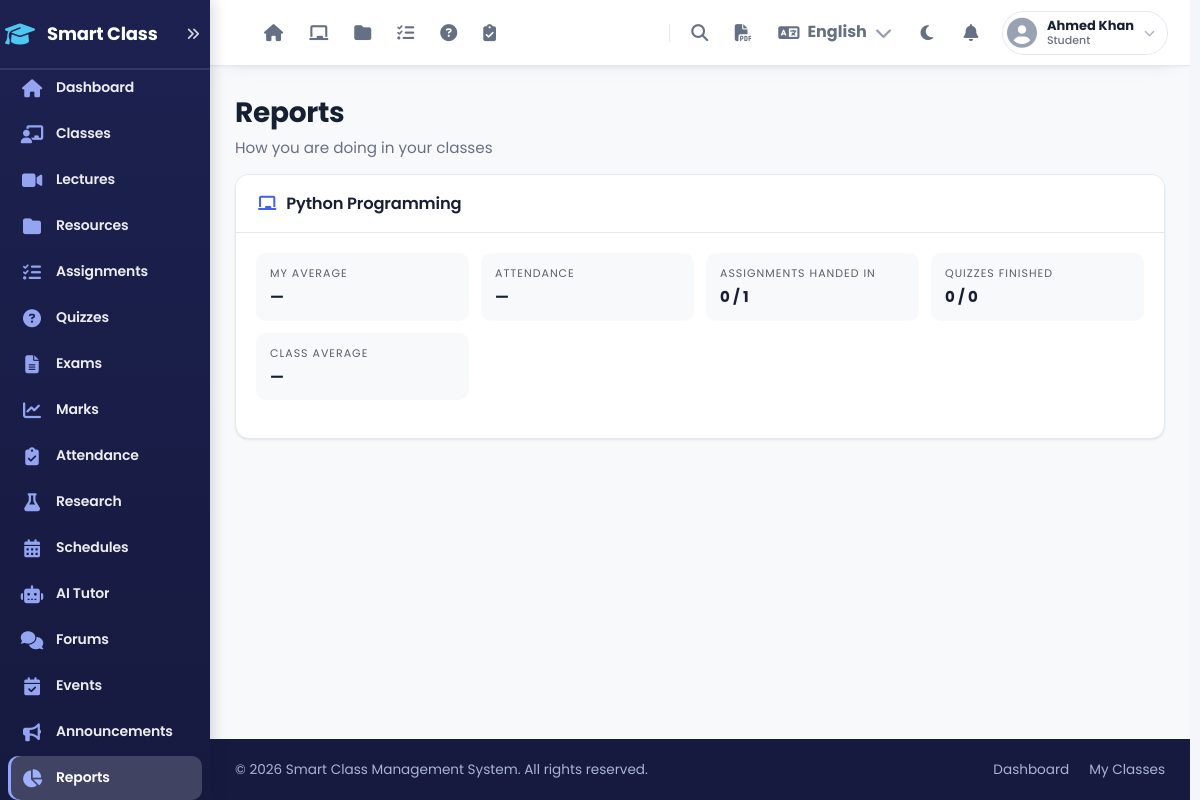
The page /pages/reports/index.php (signed in) on the database its author committed.
### tables this page shows
CREATE TABLE classes (
    id INT UNSIGNED AUTO_INCREMENT PRIMARY KEY,
    teacher_id INT UNSIGNED NOT NULL,
    class_name VARCHAR(100) NOT NULL,
    class_code VARCHAR(20) NOT NULL UNIQUE,
    description TEXT,
    tags VARCHAR(255) DEFAULT NULL,
    image VARCHAR(255) DEFAULT NULL,
    stream_permission ENUM('post', 'comment', 'teacher_only') NOT NULL DEFAULT 'comment' COMMENT 'post = students post + comment, comment = students comment only, teacher_only = read only',
    require_approval TINYINT(1) NOT NULL DEFAULT 1 COMMENT '1 = students who use the class code wait for teacher approval',
    theme VARCHAR(20) NOT NULL DEFAULT 'auto',
    is_active TINYINT(1) NOT NULL DEFAULT 1,
    year_id INT UNSIGNED DEFAULT NULL,
    ai_students TINYINT(1) NOT NULL DEFAULT 1 COMMENT 'students may use AI helpers in this class',
    created_at DATETIME NOT NULL DEFAULT CURRENT_TIMESTAMP,
    updated_at DATETIME NOT NULL DEFAULT CURRENT_TIMESTAMP ON UPDATE CURRENT_TIMESTAMP,
    FOREIGN KEY (teacher_id) REFERENCES users(id) ON DELETE CASCADE,
    INDEX idx_teacher (teacher_id),
    INDEX idx_code (class_code)
);

### pages/reports/index.php (the view, shortened to what the rows shown need)
<?php
require_once dirname(__DIR__, 2) . '/includes/auth.php';
$classes = getUserClasses($current_user_id, $current_user_role);
$sel = (int) ($_GET['class_id'] ?? 0);
$fmt = fn($v, $suffix = '%') => $v === null ? '—' : $v . $suffix;
$report = null;
$mine = [];
if (isTeacher() && $sel) {
    $report = classReport($sel);
    $fm_rows = [];
    foreach (classFinalMarks($sel)['rows'] as $fr) $fm_rows[$fr['id']] = $fr;
    $fm_total = array_sum(markingScheme($sel));
    $fm_css = gradingCss();
} elseif (isStudent()) {
    foreach ($classes as $c) {
        $r = classReport($c['id'], $current_user_id, true);
        if ($r['students']) {
            $fm = classFinalMarks((int) $c['id'], true, $current_user_id)['rows'][0] ?? null;
            $fmw = array_sum(markingScheme((int) $c['id']));
            $gb = $fm && $fm['percent'] !== null ? gradeBand($fm['percent']) : null;
            $mine[] = ['class' => $c['class_name'], 'id' => $c['id'], 'r' => $r['students'][0], 'assignments' => $r['assignments'], 'quizzes' => $r['quizzes'], 'summary' => $r['summary'],
                       'final' => $fm && $gb ? ['total' => $fm['total'], 'of' => $fmw, 'grade' => $gb['label'], 'cls' => $gb['cls'], 'gpa' => gradingShowGpa() ? gradeGpa($fm['percent']) : null, 'css' => gradingCss()] : null];
        }
    }
}
include dirname(__DIR__, 2) . '/includes/app_header.php';
?>
<?php if (isTeacher()): ?>
<div class="page-toolbar">
    <?php if (isAdmin()): ?><div class="tab-pills"><a href="index.php" class="active"><i class="fas fa-chalkboard"></i> My classes</a><a href="school.php"><i class="fas fa-school"></i> Whole school</a></div><?php endif; ?>
    <form method="GET" class="filter-form">
        <?php if ($classes): ?>
        <select id="classFilter" name="class_id" aria-label="Class">
            <?php foreach ($classes as $c): ?><option value="<?php echo (int) $c['id']; ?>" <?php echo $sel === (int) $c['id'] ? 'selected' : ''; ?>><?php echo htmlspecialchars($c['class_name']); ?></option><?php endforeach; ?>
        </select>
        <?php endif; ?>
        <noscript><button type="submit" class="btn-app btn-sm">Show</button></noscript>
    </form>
    <?php if ($report): ?><a class="btn-app btn-outline" href="export.php?class_id=<?php echo $sel; ?>" data-no-ajax><i class="fas fa-file-csv"></i> Export CSV</a><?php endif; ?>
</div>
<?php if (!$classes): ?>
<div class="empty-state"><i class="fas fa-chart-pie"></i><h3>You have no classes yet</h3></div>
<?php else: $s = $report['summary']; ?>
<div class="stats-grid five-tiles" style="margin-bottom:18px;">
    <div class="stat-card"><div class="stat-info"><h3>Students</h3><p class="stat-number"><?php echo (int) $s['students']; ?></p><span class="stat-change"><?php echo (int) $report['assignments']; ?> assignments · <?php echo (int) $report['quizzes']; ?> quizzes</span></div></div>
    <div class="stat-card"><div class="stat-info"><h3>Average grade</h3><p class="stat-number"><?php echo $fmt($s['average']); ?></p><span class="stat-change">of graded work</span></div></div>
    <div class="stat-card"><div class="stat-info"><h3>Attendance</h3><p class="stat-number"><?php echo $fmt($s['attendance']); ?></p><span class="stat-change">average per student</span></div></div>
    <div class="stat-card"><div class="stat-info"><h3>Work handed in</h3><p class="stat-number"><?php echo $fmt($s['submission_rate']); ?></p><span class="stat-change">of all assignments</span></div></div>
    <div class="stat-card"><div class="stat-info"><h3>Need attention</h3><p class="stat-number"><?php echo (int) $s['at_risk']; ?></p><span class="stat-change<?php echo $s['at_risk'] ? ' warn' : ''; ?>"><?php echo $s['at_risk'] ? 'see flags below' : 'everyone on track'; ?></span></div></div>
</div>
<div class="content-card"><div class="table-wrap"><table class="app-table">
    <style><?php echo $fm_css; ?></style>
    <thead><tr><th>Student</th><th>Attendance</th><th>Assignments</th><th>Quizzes</th><th>Average</th><th>Final marks<small style="display:block;font-weight:400;">out of <?php echo rtrim(rtrim(number_format($fm_total, 2, '.', ''), '0'), '.'); ?></small></th><?php if (gradingShowGpa()): ?><th>GPA</th><?php endif; ?><th>Grade</th><th>Flags</th></tr></thead>
    <tbody>
    <?php if (!$report['students']): ?><tr><td colspan="9" class="form-hint">No students in this class yet.</td></tr><?php endif; ?>
    <?php foreach ($report['students'] as $st): ?>
    <tr>
        <td><a href="<?php echo APP_URL; ?>/pages/classes/student.php?id=<?php echo $sel; ?>&amp;s=<?php echo (int) $st['id']; ?>"><strong><?php echo htmlspecialchars($st['name']); ?></strong></a></td>
        <td><?php echo $st['attendance'] === null ? '—' : '<span class="status-badge ' . ($st['attendance'] < attLow() ? 'late' : 'graded') . '">' . $st['attendance'] . '%</span>'; ?></td>
        <td><?php echo (int) $st['submitted']; ?> / <?php echo (int) $report['assignments']; ?></td>
        <td><?php echo (int) $st['quiz_done']; ?> / <?php echo (int) $report['quizzes']; ?></td>
        <td><?php echo $st['average'] === null ? '—' : '<span class="status-badge ' . ($st['average'] < lowGradePct() ? 'missing' : 'graded') . '">' . $st['average'] . '%</span>'; ?></td>
        <?php $fr = $fm_rows[$st['id']] ?? null; $gb = $fr && $fr['percent'] !== null ? gradeBand($fr['percent']) : null; ?>
        <td><?php echo $fr && $gb ? rtrim(rtrim(number_format($fr['total'], 2, '.', ''), '0'), '.') : '—'; ?></td>
        <?php if (gradingShowGpa()): ?><td><?php echo $gb ? number_format(gradeGpa($fr['percent']), 2) : '—'; ?></td><?php endif; ?>
        <td><?php echo $gb ? '<span class="fm-grade gc-bg ' . $gb['cls'] . '">' . htmlspecialchars($gb['label']) . '</span>' : '—'; ?></td>
        <td><?php foreach ($st['risk'] as $rk): ?><span class="status-badge late"><?php echo htmlspecialchars($rk); ?></span> <?php endforeach; ?><?php echo $st['risk'] ? '' : '—'; ?></td>
    </tr>
    <?php endforeach; ?>
    </tbody></table></div></div>
<?php endif; ?>
<?php else: ?>
<?php if (!$mine): ?>
<div class="empty-state"><i class="fas fa-chart-pie"></i><h3>Nothing to report yet</h3><p style="margin-top:6px;">Join a class to see your progress here.</p></div>
<?php else: foreach ($mine as $m): $r = $m['r']; ?>
<div class="content-card">
    <div class="card-head"><h2><i class="fas fa-chalkboard"></i> <?php echo htmlspecialchars($m['class']); ?></h2>
        <?php foreach ($r['risk'] as $rk): ?><span class="status-badge late"><?php echo htmlspecialchars($rk); ?></span><?php endforeach; ?></div>
    <div class="card-inner"><div class="detail-grid">
        <div class="detail-item"><div class="label">My average</div><div class="value"><?php echo $fmt($r['average']); ?></div></div>
        <div class="detail-item"><div class="label">Attendance</div><div class="value"><?php echo $fmt($r['attendance']); ?></div></div>
        <div class="detail-item"><div class="label">Assignments handed in</div><div class="value"><?php echo (int) $r['submitted']; ?> / <?php echo (int) $m['assignments']; ?></div></div>
        <div class="detail-item"><div class="label">Quizzes finished</div><div class="value"><?php echo (int) $r['quiz_done']; ?> / <?php echo (int) $m['quizzes']; ?></div></div>
        <div class="detail-item"><div class="label">Class average</div><div class="value"><?php echo $fmt($m['summary']['average']); ?></div></div>
    </div></div>
</div>
<?php endforeach; endif; ?>
<?php endif; ?>
<?php include dirname(__DIR__, 2) . '/includes/app_footer.php'; ?>

### rows shown on the page
classes: class_name "Python Programming", average "—", attendance "—", submitted "0", id "1", quiz_done "0", quizzes "0"

### other values the page prints
APP_NAME === 'SmartClass' ? 'Smart Class' : APP_NAME "Smart Class"
$hdr_m['title'] "Classes"
$hdr_m['title'] "Lectures"
$hdr_m['title'] "Resources"
$hdr_m['title'] "Assignments"
$hdr_m['title'] "Quizzes"
$hdr_m['title'] "Exams"
$hdr_m['title'] "Marks"
$hdr_m['title'] "Attendance"
$hdr_m['title'] "Research"
$hdr_m['title'] "Schedules"
$hdr_m['title'] "AI Tutor"
$hdr_m['title'] "Forums"
$hdr_m['title'] "Events"
$hdr_m['title'] "Announcements"
